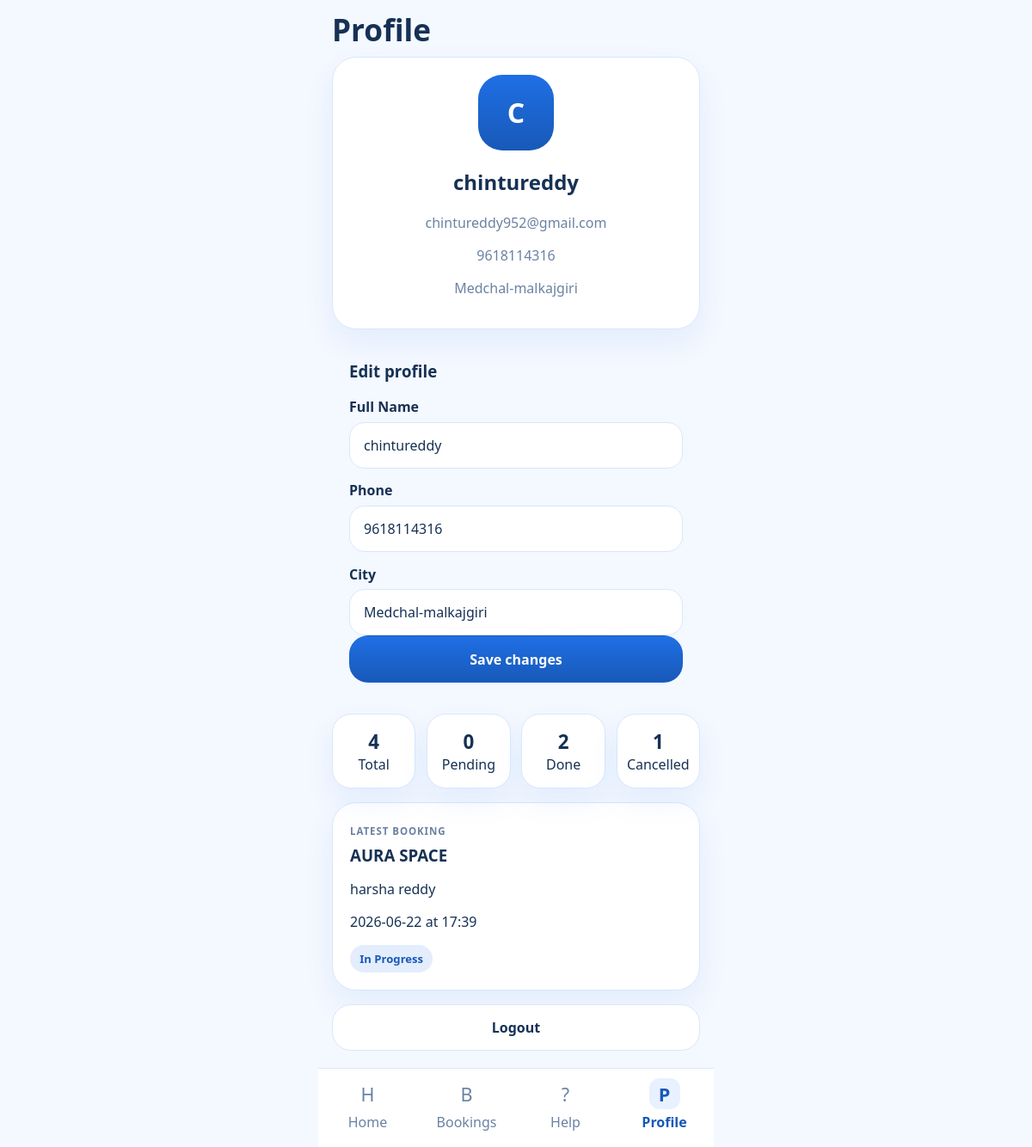
/profile (signed in), run on an earlier commit of the app's database.
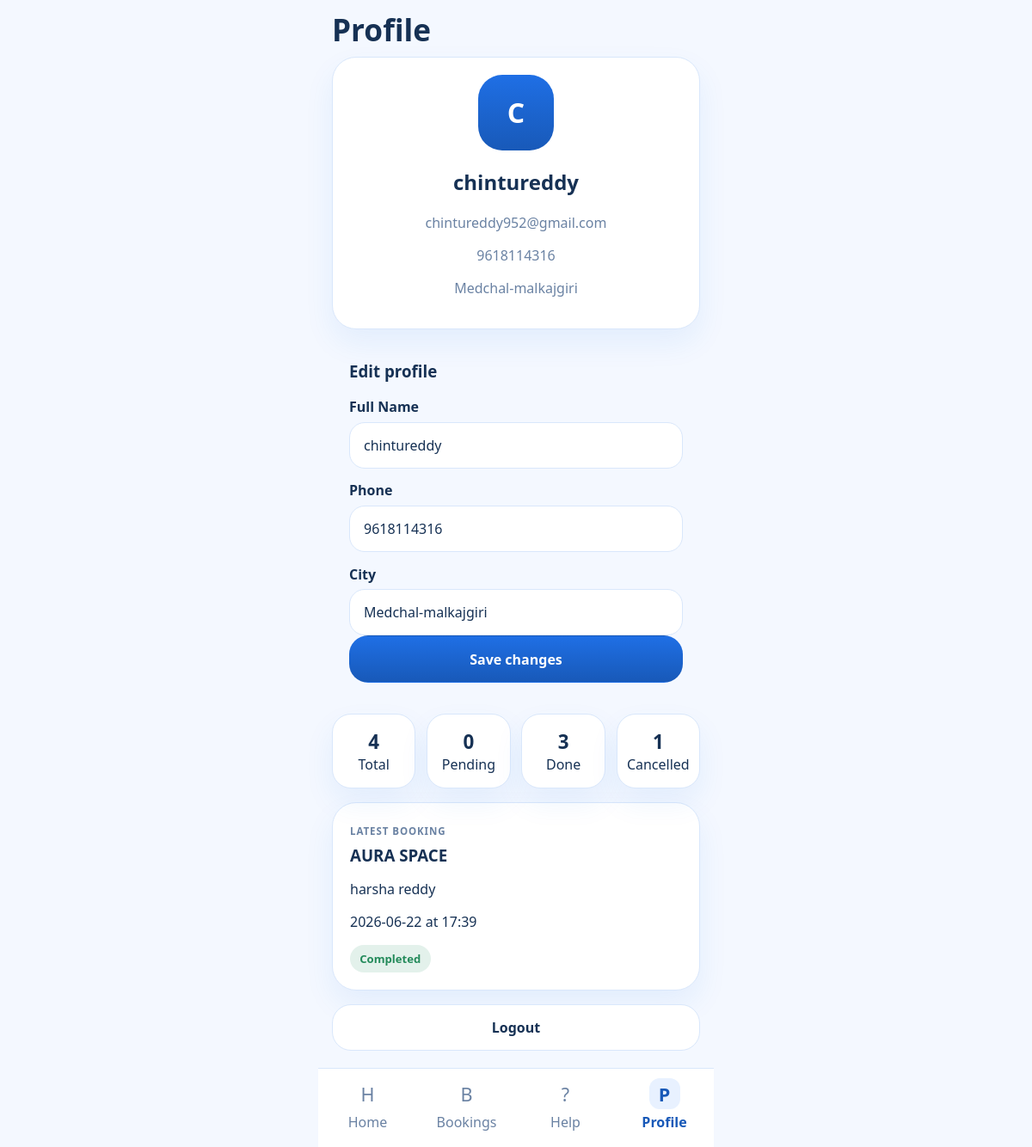
And on a later commit of the database.
### tables this page shows
CREATE TABLE bookings (
            id INTEGER PRIMARY KEY AUTOINCREMENT,
            user_email TEXT,
            service TEXT,
            provider TEXT,
            name TEXT,
            address TEXT,
            date TEXT,
            time TEXT,
            issue TEXT,
            status TEXT DEFAULT 'Pending'
        , customer_phone TEXT, provider_phone TEXT, amount INTEGER DEFAULT 0, created_at TEXT, service_slug TEXT, provider_slug TEXT);

### app.py (the view, shortened to what this page needs)
@app.route("/profile", methods=["GET", "POST"])
@login_required
@customer_required
def profile():
    conn = get_db()
    user = get_current_user()
    rows = conn.execute(
        "SELECT * FROM bookings WHERE user_email = ? ORDER BY id DESC",
        (session["user_email"],),
    ).fetchall()
    conn.close()
    bookings = [row_dict(row) for row in rows]
    return render_template(
        "profile.html",
        user=user,
        stats=booking_status_breakdown(bookings),
        latest_booking=bookings[0] if bookings else None,
    )

### app.py (called while the page is built, shortened)
def get_db() -> sqlite3.Connection:
    conn = sqlite3.connect(DB_PATH)
    conn.row_factory = sqlite3.Row
    return conn

def row_dict(row):
    return dict(row) if row else None

def get_services(search_query: str = "") -> list[dict]:
    conn = get_db()
    rows = conn.execute(
        """
        SELECT
            s.*,
            COUNT(p.id) AS providers_count
        FROM services s
        LEFT JOIN providers p ON p.service_slug = s.slug
        GROUP BY s.id
        ORDER BY s.name
        """
    ).fetchall()
    conn.close()
    services = [row_dict(row) for row in rows]
    return services

def get_current_user() -> dict | None:
    email = session.get("user_email")
    if not email:
        return None
    conn = get_db()
    row = conn.execute("SELECT * FROM users WHERE email = ?", (email,)).fetchone()
    conn.close()
    return row_dict(row)

def login_required(view):
    @wraps(view)
    def wrapped_view(*args, **kwargs):
        if "user_email" not in session:
            flash("Please sign in to continue.", "warning")
            return redirect(url_for("login"))
        return view(*args, **kwargs)
    return wrapped_view

### templates/profile.html (shortened to what this page needs)
{% extends "base.html" %}
{% block content %}
<section class="mobile-page-head">
    <h1>Profile</h1>
</section>
<section class="profile-card">
    <div class="profile-avatar">{{ (user.full_name or user.email)[0]|upper }}</div>
    <h2>{{ user.full_name or user.email }}</h2>
    <p>{{ user.email }}</p>
    <p>{{ user.phone or 'No phone added' }}</p>
    <p>{{ user.city or 'City not set' }}</p>
</section>
<section class="profile-edit-card">
    <h3>Edit profile</h3>
    <form method="POST">
        <label>Full Name</label>
        <input type="text" name="full_name" value="{{ user.full_name or '' }}" required>
        <label>Phone</label>
        <input type="text" name="phone" value="{{ user.phone or '' }}" required>
        <label>City</label>
        <input type="text" name="city" value="{{ user.city or '' }}" required>
        <button type="submit" class="primary-btn wide-btn">Save changes</button>
    </form>
</section>
<section class="profile-stats">
    <article>
        <strong>{{ stats.total }}</strong>
        <span>Total</span>
    </article>
    <article>
        <strong>{{ stats.pending }}</strong>
        <span>Pending</span>
    </article>
    <article>
        <strong>{{ stats.completed }}</strong>
        <span>Done</span>
    </article>
    <article>
        <strong>{{ stats.cancelled }}</strong>
        <span>Cancelled</span>
    </article>
</section>
{% if latest_booking %}
<section class="latest-booking-card">
    <span class="eyebrow">Latest booking</span>
    <h3>{{ latest_booking.service }}</h3>
    <p>{{ latest_booking.provider }}</p>
    <p>{{ latest_booking.date }} at {{ latest_booking.time }}</p>
    <span class="status-pill status-{{ latest_booking.status|lower|replace(' ', '-') }}">{{ latest_booking.status }}</span>
</section>
{% endif %}
<section class="profile-actions">
    <a class="secondary-btn wide-btn" href="{{ url_for('logout') }}">Logout</a>
</section>
{% endblock %}

What changed in the data, as far as the page shows it:
changed bookings "AURA SPACE": status "In Progress" → "Completed"
Also different on the page:
{{ stats.completed }}: "2" → "3"
